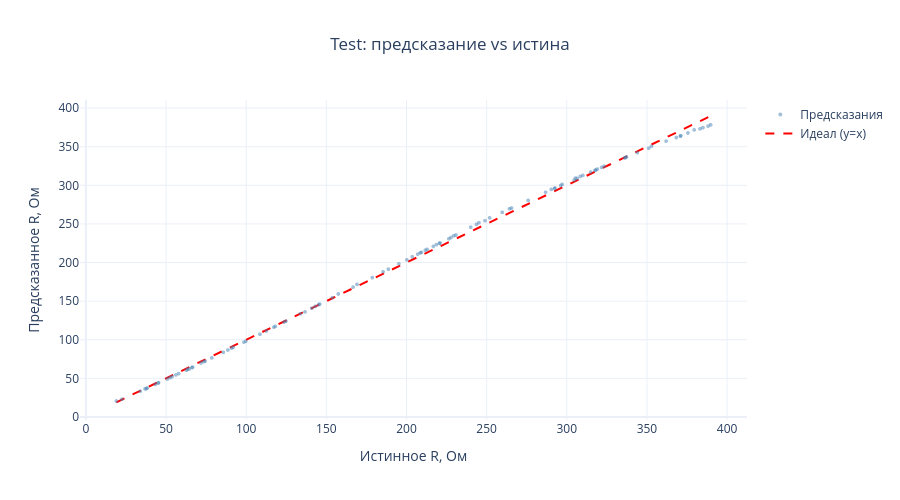

Notebook code cell kept with this figure:
### Code cell
fig = go.Figure()

fig.add_trace(go.Scattergl(
    x=y_true.flatten(), y=y_pred.flatten(),
    mode='markers',
    marker=dict(size=4, opacity=0.5, color='steelblue'),
    name='Предсказания'
))

lims = [y_true.min(), y_true.max()]
fig.add_trace(go.Scatter(
    x=lims, y=lims, mode='lines',
    line=dict(dash='dash', color='red', width=2),
    name='Идеал (y=x)'
))

fig.update_xaxes(title_text='Истинное R, Ом')
fig.update_yaxes(title_text='Предсказанное R, Ом')
fig.update_layout(
    height=500,
    title_text='Test: предсказание vs истина',
    title_x=0.5
)
fig.show()
